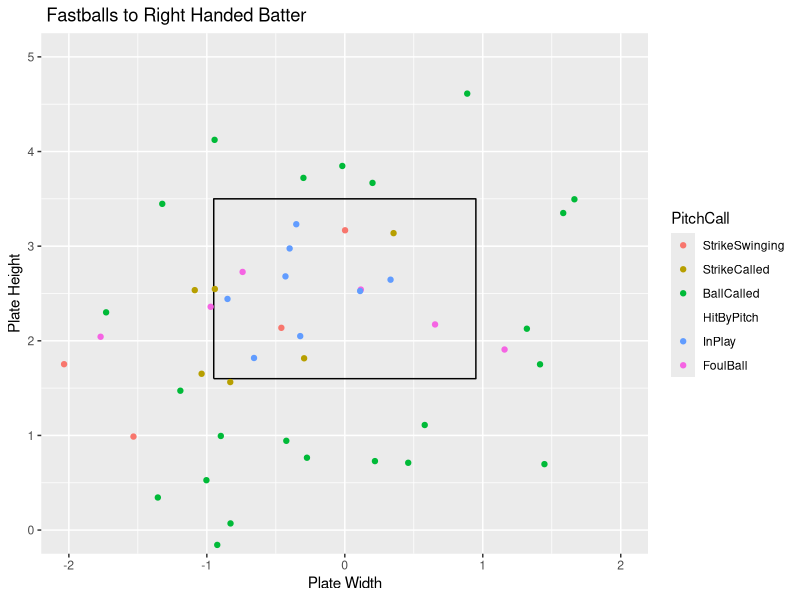
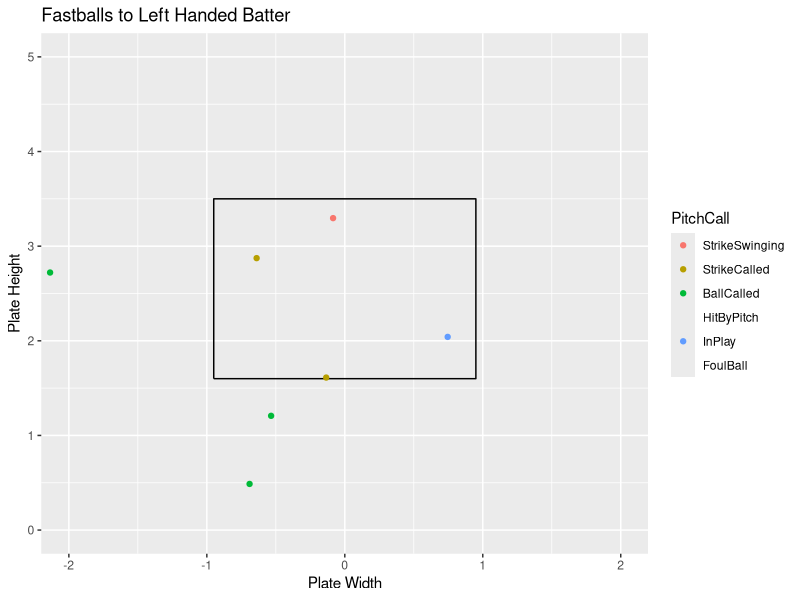

R code for these plots, in order:
## ---- chunk 1
knitr::opts_chunk$set(fig.align = "center", fig.width = 4, fig.height = 4, comment = NA, message = FALSE, warning = FALSE, echo = FALSE)
library(readr)
library(dplyr)
library(ggplot2)
library(tidyverse)
Master <- read_csv("Master.csv")
Pitcher <- Master %>%
  filter(Pitcher == "Lowder, Joseph")
x <- c(-.95,.95,.95,-.95,-.95)
z <- c(1.6,1.6,3.5,3.5,1.6)
sz <- data_frame(x, z)
## ---- chunk 2
FastballsThrownR <- Pitcher %>%
  filter(TaggedPitchType == "Fastball" & BatterSide == "Right" & !PitchCall == "Undefined")
ggplot() +
  geom_path(data = sz, aes(x = x, y = z)) +
  coord_equal() +
  xlab("Plate Width") +
  ylab("Plate Height") +
  ggtitle(" Fastballs to Right Handed Batter") +
  geom_point(data = FastballsThrownR,aes(x = PlateLocSide, y = PlateLocHeight, color = PitchCall)) +
  coord_cartesian(xlim = c(-2, 2), ylim = c(0, 5)) +
  scale_color_discrete(limits = c("StrikeSwinging" ,"StrikeCalled", "BallCalled", "HitByPitch", "InPlay", "FoulBall"))
## ---- chunk 3
FastballsThrownL <- Pitcher %>%
  filter(TaggedPitchType == "Fastball" & BatterSide == "Left" & !PitchCall == "Undefined")
ggplot() +
  geom_path(data = sz, aes(x = x, y = z)) +
  coord_equal() +
  xlab("Plate Width") +
  ylab("Plate Height") +
  ggtitle("Fastballs to Left Handed Batter") +
  geom_point(data = FastballsThrownL,aes(x = PlateLocSide, y = PlateLocHeight, color = PitchCall)) +
  coord_cartesian(xlim = c(-2, 2), ylim = c(0, 5)) +
  scale_color_discrete(limits = c("StrikeSwinging" ,"StrikeCalled", "BallCalled", "HitByPitch", "InPlay", "FoulBall"))
